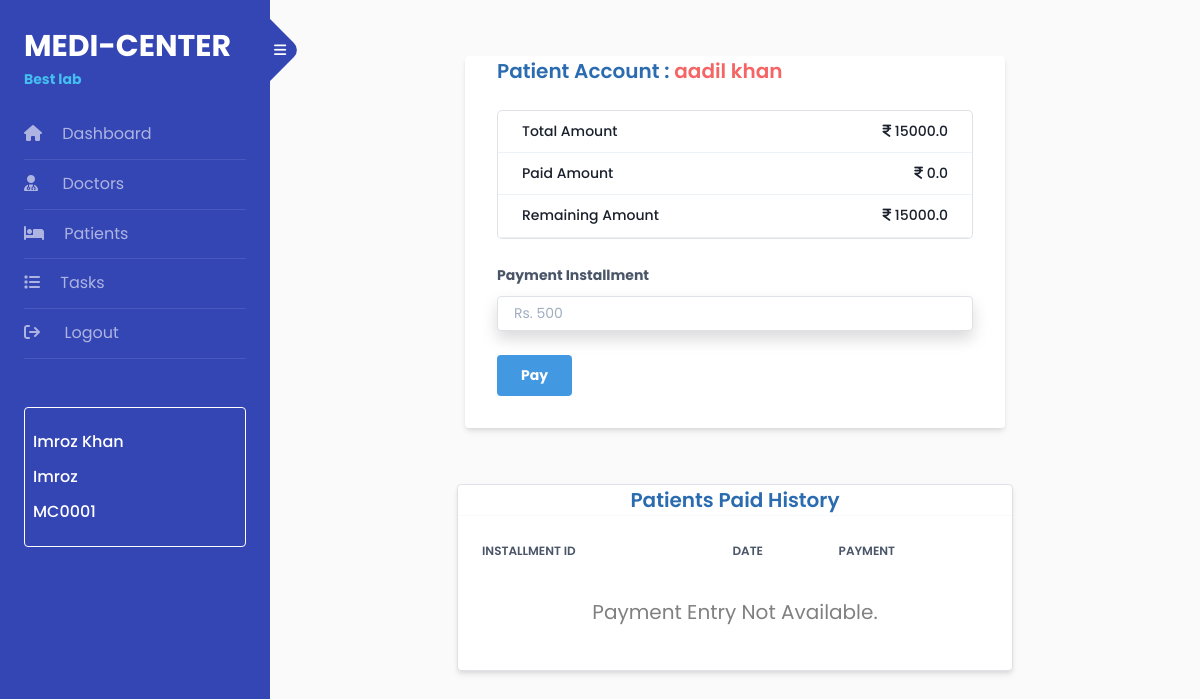
Screenshot of /dashboard/patient_account/9 (signed in) with the database file from the repository.
### master/models.py (models this page shows, shortened)
class BaseClass(models.Model):
    created_at = models.DateTimeField(auto_now_add=True)
    updated_at = models.DateTimeField(auto_now=True)
    class Meta:
        abstract = True

class Patient(BaseClass):
    first_name = models.CharField(max_length=255)
    last_name = models.CharField(max_length=255)
    mobile = models.CharField(max_length=255)
    doctor_id = models.ForeignKey(doctor, on_delete=models.CASCADE)
    report_type = models.ForeignKey(ReportType, on_delete=models.CASCADE)
    total_amount = models.FloatField(blank=True)
    paid_amount = models.FloatField(default=0)
    remaining_amount = models.FloatField(blank=True)
    payment_status = models.CharField(max_length=255, default='Pending')
    address = models.TextField()

### staff/views.py (the view)
    def wrapper(request, *args, **kwargs):
        if 'staff_id' in request.session:
            return view_func(request, *args, **kwargs)
        else:
            return redirect('login_view')

### master/views.py (called while the page is built, shortened)
def get_patient_details(patient_id=None):
    if patient_id is None:
        get_patient = Patient.objects.all().order_by('-id')
    else:
        get_patient = Patient.objects.get(id=patient_id)
    return get_patient

@staff_authenticated
def patient_account(request, patient_id):
    get_patient = get_patient_details(patient_id=patient_id)
    payment_entries = paid_installment.objects.filter(patient_id=patient_id)
    context = {
        'patient':get_patient,
        'entreis':payment_entries
    }
    return render(request, 'patient-account.html', context)

### staff/views.py (called while the page is built)
def staff_authenticated(view_func):
    def wrapper(request, *args, **kwargs):
        if 'staff_id' in request.session:
            return view_func(request, *args, **kwargs)
        else:
            return redirect('login_view')
    return wrapper

### master/templates/patient-account.html (shortened to what this page needs)
{% extends 'base.html' %}
{% block body %}
<div class="flex flex-col lg:flex-row justify-center">
    <div class="lg:w-2/3 ">
        <form action="" method="post" class="bg-white shadow-md rounded px-8 pb-8 m-2">
            <h3 class="self-center text-xl mb-6 font-semibold whitespace-nowrap dark:text-white text-blue-700">
                Patient Account : <span class="text-red-500">{{patient.first_name}} {{patient.last_name}}</span> </h3>
            <div
                class="w-fll text-gray-900 bg-white border border-gray-200 rounded-lg dark:bg-gray-700 dark:border-gray-600 dark:text-white my-4">
                <a
                    class="relative inline-flex items-center w-full px-4 py-2 text-sm font-medium border-b border-gray-200 rounded-t-lg hover:bg-gray-100 hover:text-blue-700 focus:z-10 focus:ring-2 focus:ring-blue-700 focus:text-blue-700 dark:border-gray-600 dark:hover:bg-gray-600 dark:hover:text-white dark:focus:ring-gray-500 dark:focus:text-white justify-between">
                    <span>Total Amount</span>
                    <span><i class="fa fa-inr"></i> {{patient.total_amount}}</span>
                </a>
                <a
                    class="relative inline-flex items-center w-full px-4 py-2 text-sm font-medium border-b border-gray-200 hover:bg-gray-100 hover:text-blue-700 focus:z-10 focus:ring-2 focus:ring-blue-700 focus:text-blue-700 dark:border-gray-600 dark:hover:bg-gray-600 dark:hover:text-white dark:focus:ring-gray-500 dark:focus:text-white justify-between">
                    <span>Paid Amount</span>
                    <span><i class="fa fa-inr"></i> {{patient.paid_amount}}</span>
                </a>
                <a
                    class="relative inline-flex items-center w-full px-4 py-2 text-sm font-medium border-b border-gray-200 hover:bg-gray-100 hover:text-blue-700 focus:z-10 focus:ring-2 focus:ring-blue-700 focus:text-blue-700 dark:border-gray-600 dark:hover:bg-gray-600 dark:hover:text-white dark:focus:ring-gray-500 dark:focus:text-white justify-between">
                    <span>Remaining Amount</span>
                    <span><i class="fa fa-inr"></i> {{patient.remaining_amount}}</span>
                </a>
            </div>
            {% if patient.remaining_amount != 0 %}
            <div class="mb-4">
                <label class="block text-gray-700 text-sm font-bold mb-2" for="payment_installment">
                    Payment Installment
                </label>
                <input name="payment_installment"
                    class="shadow appearance-none border rounded w-full py-2 px-3 text-gray-700 leading-tight focus:outline-none focus:shadow-outline"
                    id="payment_installment" type="number" placeholder="Rs. 500">
            </div>
            <div class="flex items-center justify-between">
                <button
                    class="bg-blue-500 hover:bg-blue-700 text-white font-bold py-2 px-4 rounded focus:outline-none focus:shadow-outline"
                    type="submit">
                    Pay
                </button>
            </div>
            {% endif %}
        </form>
    </div>
</div>
<div class="lg:w-2/3  bg-white border border-gray-200 shadow-md rounded my-5 mx-auto">
    <header class="border-b border-gray-100">
        <h2
            class="self-center text-center text-xl font-semibold whitespace-nowrap dark:text-white text-blue-700">
            Patients Paid History</h2>
    </header>
    <div class="p-3">
        <div class="overflow-x-auto">
            <table class="table-auto w-full">
                <thead class="text-xs font-semibold uppercase text-gray-700 bg-gray-50">
                    <tr>
                        <th class="p-2 whitespace-nowrap">
                            <div class="font-semibold text-left">Installment ID</div>
                        </th>
                        <th class="p-2 whitespace-nowrap">
                            <div class="font-semibold text-left">Date</div>
                        </th>
                        <th class="p-2 whitespace-nowrap">
                            <div class="font-semibold text-left">Payment</div>
                        </th>
                    </tr>
                </thead>
                <tbody class="text-sm divide-y divide-gray-100">
                    {% if entreis|length == 0 %}
                    <tr class="bg-white dark:bg-gray-800">
                        <td colspan="6" class="px-6 py-4 text-center text-xl">
                            Payment Entry Not Available.
                        </td>
                    </tr>
                    {% endif %}
                </tbody>
            </table>
        </div>
    </div>
</div>
{% endblock %}

### master/templates/base.html (shortened to what this page needs)
{% load static %}
<!doctype html>
<html lang="en">
<head>
    <link rel="stylesheet" href="https://stackpath.bootstrapcdn.com/font-awesome/4.7.0/css/font-awesome.min.css">
    <link rel="stylesheet" href="https://cdnjs.cloudflare.com/ajax/libs/font-awesome/4.7.0/css/font-awesome.min.css">
    <link rel="stylesheet" href="{% static 'css/style.css' %}">
    <link href="https://unpkg.com/tailwindcss@^1.0/dist/tailwind.min.css" rel="stylesheet">
    <link rel="stylesheet" href="https://cdnjs.cloudflare.com/ajax/libs/font-awesome/5.15.1/css/all.min.css">
    <link rel="stylesheet" href="https://cdnjs.cloudflare.com/ajax/libs/font-awesome/6.5.1/css/all.min.css">
</head>
<body>
    <div class="wrapper d-flex align-items-stretch">
        <nav id="sidebar">
            <div class="custom-menu">
                <button type="button" id="sidebarCollapse" class="btn btn-primary">
                    <i class="fa fa-bars"></i>
                </button>
            </div>
            <div class="p-4">
                <h1><a href="#" class="logo">MEDI-CENTER <span>Best lab</span></a></h1>
                <ul class="list-unstyled components mb-5">
                    <li class="active">
                        <a href="{% url 'dashboard_view' %}"><i class="fa fa-home mr-3" aria-hidden="true"></i>
                            Dashboard</a>
                    </li>
                    <li>
                        <a href="{% url 'doctors_view' %}"><i class="fa fa-user-md mr-3" aria-hidden="true"></i>
                            &nbsp;Doctors</a>
                    </li>
                    <li>
                        <a href="{% url 'patients_view' %}"><i class="fa fa-bed mr-3" aria-hidden="true"></i>
                            Patients</a>
                    </li>
                    <li>
                        <a href="{% url 'tasks_view' %}"><i class="fa fa-list mr-3" aria-hidden="true"></i> Tasks</a>
                    </li>
                    <li>
                        <a href="{% url 'logout' %}"><i class="fa fa-sign-out mr-3" aria-hidden="true"></i>
                            &nbsp;Logout</a>
                    </li>
                </ul>
                <div class="mb-5 border border-white rounded p-2">
                    <h3 class="h6  mb-3 mt-3 mr-3">{{request.session.first_name|title}} {{request.session.last_name|title}}</h3>
                    <h3 class="h6 mb-3">{{request.session.role|title}}</h3>
                    <h3 class="h6 mb-3">{{request.session.staff_id}}</h3>
                </div>
            </div>
        </nav>
        <div id="content" class="p-4 p-md-5 pt-5">
            {% block body %}
            {% endblock %}
        </div>
    </div>
</body>
</html>

### rows the page displays
Patient: session.last_name "Khan", first_name "aadil", last_name "khan", total_amount "15000.0", paid_amount "0.0", remaining_amount "15000.0"

### other values shown
{{ request.session.first_name|title }} "Imroz"
{{ request.session.role|title }} "Imroz"
{{ request.session.staff_id }} "MC0001"
